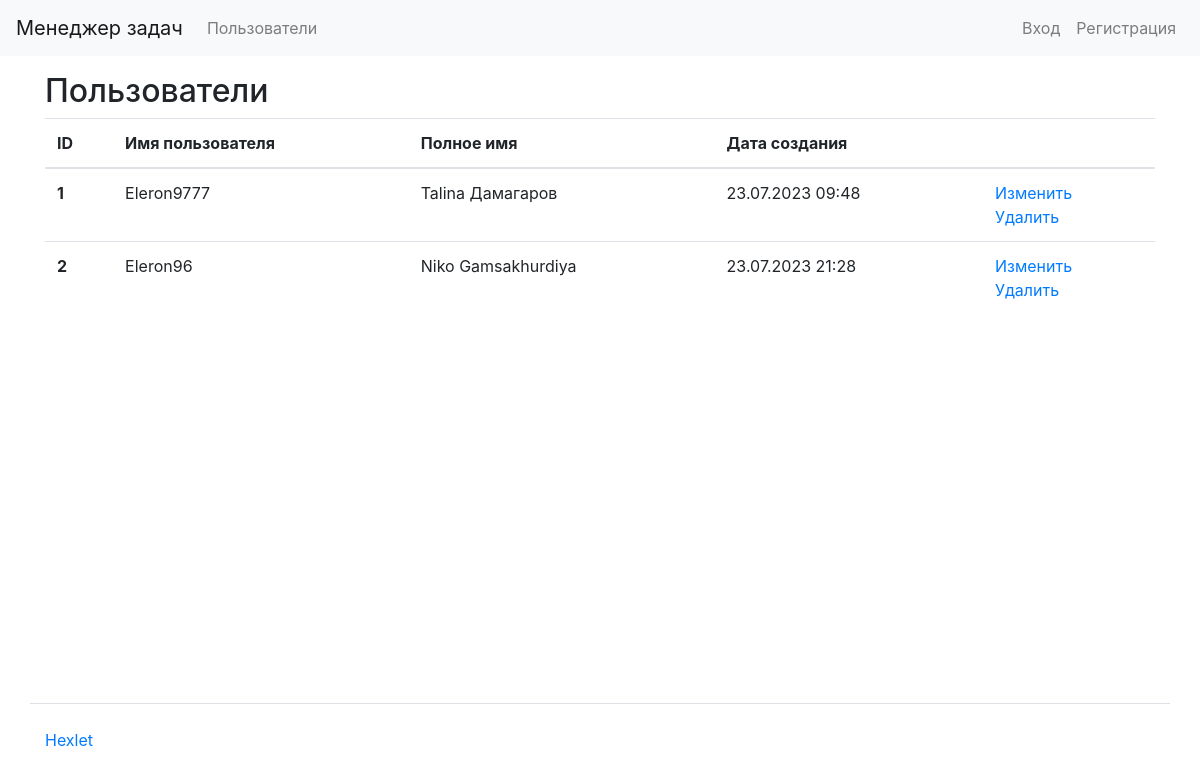
/users/, run on the app's committed database.
### task_manager/users/models.py (models this page shows)
class User(AbstractUser):
    def get_absolute_url(self):
        return reverse('users:user_list')
    def __str__(self):
        return self.get_full_name()

### task_manager/users/views.py (the view)
# urls.py: path('', views.user_list, name='user_list'),
def user_list(request):
    users = get_user_model().objects.all()
    return render(request, 'users/users.html', {'users': users})

### task_manager/templates/users/users.html (shortened to what this page needs)
{% extends "base.html" %}
{% load i18n %}
{% load bootstrap4 %}
{% block content %}
  <h2>{% trans "Users" %}</h2>
  <table class="table">
    <thead>
      <tr>
        <th scope="col">{% trans "id" %}</th>
        <th scope="col">{% trans "Username" %}</th>
        <th scope="col">{% trans "Full Name" %}</th>
        <th scope="col">{% trans "Creation date" %}</th>
        <th scope="col"></th>
      </tr>
    </thead>
    <tbody>
      {% for user in users %}
        <tr>
          <th scope="row">{{ user.id }}</th>
          <td>{{ user.username }}</td>
          <td>{{ user.first_name }} {{ user.last_name }}</td>
          <td>{{ user.date_joined|date:"d.m.Y H:i" }}</td>
          <td>
            <a href="{% url 'users:edit_user' user.id %}">{% trans "Edit" %}</a>
            <br>
            <a href="{% url 'users:delete_user' user.id %}">{% trans "Delete" %}</a>
          </td>
        </tr>
      {% empty %}
        <tr>
          <td colspan="6">{% trans "No users found" %}</td>
        </tr>
      {% endfor %}
    </tbody>
  </table>
{% endblock %}

### data on the page
User: id "1", username "Eleron9777", first_name "Talina", last_name "Дамагаров", date_joined "23.07.2023 09:48"
User: id "2", username "Eleron96", first_name "Niko", last_name "Gamsakhurdiya", date_joined "23.07.2023 21:28"
